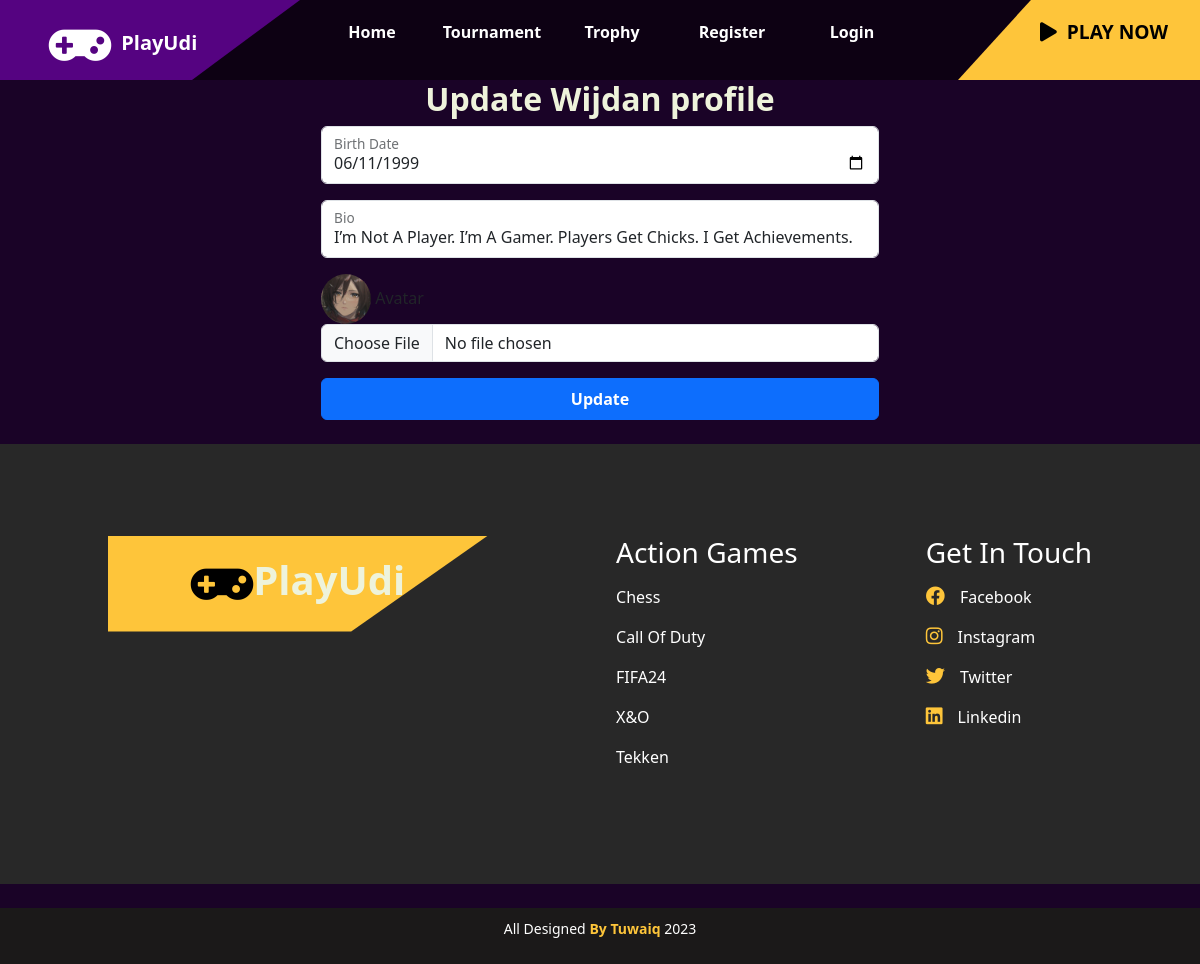
/accounts/profile/update/10/, run on the app's committed database.
### tournament/models.py (models this page shows, shortened)
class Profile(models.Model):
    user_choices = (("1", "user"), ("2", "company"))
    user_ranks = (("nor", "Normal"),("pro", "Professional"), ('master', "Master"))
    user = models.OneToOneField(User, on_delete=models.CASCADE)
    bio=models.TextField(default="Player")
    birth_date = models.DateField(default="2000-10-10")
    avatar = models.ImageField(upload_to="images/", default="images/default.png")
    states = models.CharField(max_length=160,choices=user_choices, default="1")
    points = models.IntegerField(default=0)
    user_rank = models.CharField(max_length=160,choices=user_ranks, default="nor")

### accounts/views.py (the view, shortened to what this page needs)
# urls.py: path('profile/update/<user_id>/', views.update_profile_page, name="update_profile_page"),
def update_profile_page(request:HttpRequest, user_id):
    user = User.objects.get(id=user_id)
    profile= Profile.objects.get(user=user)
    return render(request, "accounts/update_profile.html", {"profile" : profile})

### accounts/templates/accounts/update_profile.html (shortened to what this page needs)
{% extends 'main/base.html' %}
{% block content %}
<div class="container d-flex flex-column justify-content-center align-items-center">
    <h2>Update {{profile.user.username}} profile</h2>
    <form class="d-flex flex-column gap-3 w-50" action="{% url 'accounts:update_profile_page' request.user.id %}" method="POST" enctype="multipart/form-data">
        <div class="form-floating">
            <input type="date" class="form-control" id="floatingInput" placeholder="Birth Date" name="birth_date" value="{{profile.birth_date.isoformat}}">
            <label for="floatingInput">Birth Date</label>
        </div>
        <div class="form-floating">
            <input type="text" class="form-control" id="floatingInput" placeholder="Bio" name="bio" value="{{profile.bio}}">
            <label for="floatingInput">Bio</label>
        </div>
        <div class="">
          {% if profile.avatar %}
            <img src="{{profile.avatar.url}}" class="avatar-big rounded-circle" width="50px" />
          {% endif %}
          <label for="floatingAvatar">Avatar</label>
          <input type="file" accept="image/png, image/jpg" class="form-control" id="floatingAvatar" placeholder="avatar" name="avatar">
        </div>
        <button class="btn btn-primary w-100 py-2" type="submit">Update</button>
      </form>
</div>
{% endblock %}

### main/static/styles/stylee.css (style rules this page uses)
* { margin: 0; padding: 0; box-sizing: border-box; }
:root { --color-body: #b6cbce; --color-heading: #eef3db; --color-base: #550381; --color-base2: hsl(300, 14%, 1%); --color-brand: #fec53a; --color-brand2: #fec53a; --sidbar-width: 240px; --font-base: "Bai Jamjuree"; }
h1,h2,h3,h4,h5,h6 { color: var(--color-heading); font-weight: 700; }
.btn { padding: 12px 28px; font-weight: 700; }

### data on the page
Profile: user.username "Wijdan", birth_date "06/11/1999", bio "I’m Not A Player. I’m A Gamer. Players Get Chicks. I Get Achievements.", avatar (picture)
